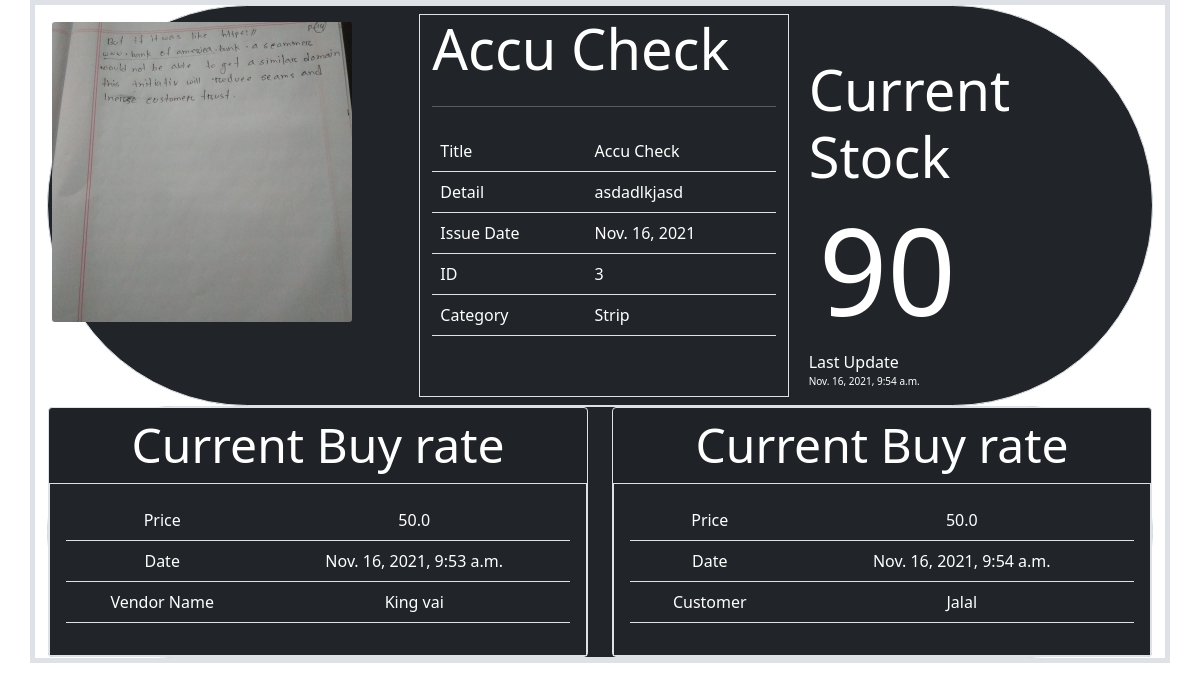
Page /prodcut/detail/3 on the earlier database version.
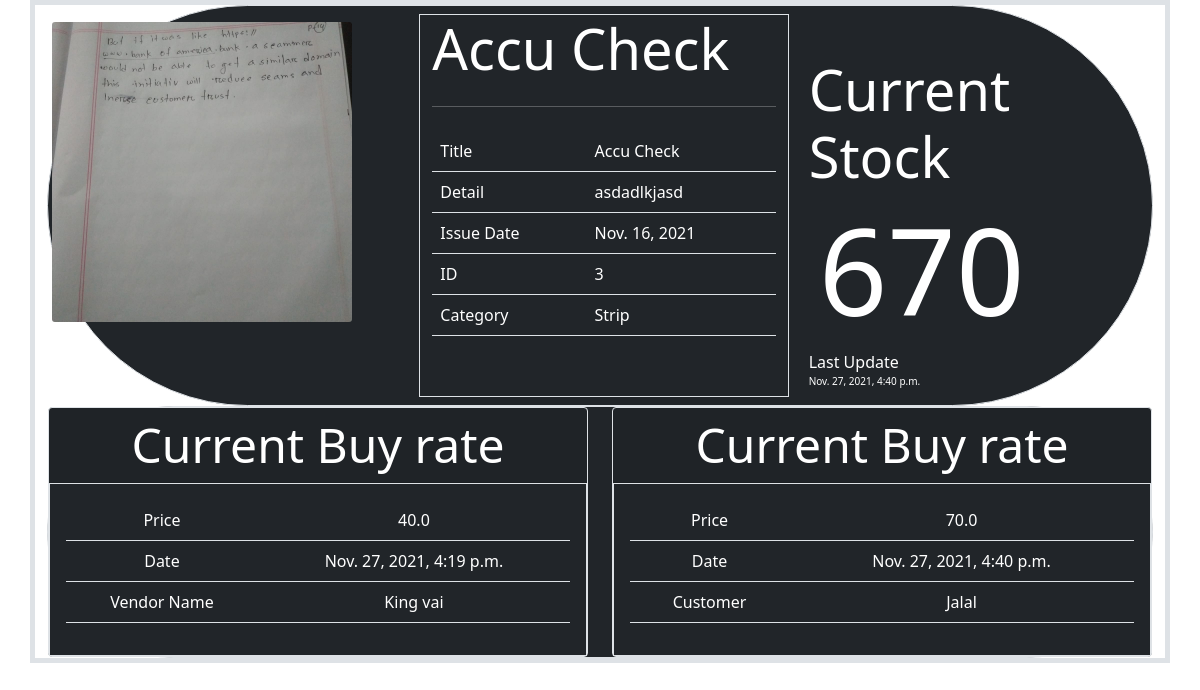
Same page on the later database version.
### Transaction_app/models.py (models this page shows, shortened)
class Inventory(models.Model):
   product                = models.ForeignKey(Product, on_delete=models.CASCADE)
   purchase               =models.ForeignKey(Purchase, on_delete=models.CASCADE,null=True)
   sale                   = models.ForeignKey(Sale, on_delete=models.CASCADE,default=0,null=True)
   purchase_quantity      = models.FloatField(default=0,null=True)
   sale_quantity          = models.FloatField(default=0,null=True)
   total_quantity_balance = models.FloatField(default=0)
   updated_date           = models.DateTimeField(null=True)
   class Meta:
      verbose_name_plural = "Inventroy"

class Purchase(models.Model):
   product            = models.ForeignKey(Product,on_delete=models.CASCADE)
   vendor             = models.ForeignKey(Vendor,on_delete=models.CASCADE)
   quantity           = models.FloatField()
   price              = models.FloatField()
   transaction_method = models.ForeignKey(Transaction_Method,on_delete=models.CASCADE,null=True,default="None")
   total_amount       = models.FloatField(editable=False,default=0)
   purchase_date      = models.DateTimeField(auto_now_add=True)
   class Meta:
      verbose_name_plural="Purchase Data"

class Sale(models.Model):
   product            = models.ForeignKey(Product, on_delete=models.CASCADE)
   customer           = models.ForeignKey(customer, on_delete=models.CASCADE)
   quantity           = models.FloatField()
   price              = models.FloatField()
   total_amount       = models.FloatField(editable=False,default=0)
   transaction_method = models.ForeignKey(Transaction_Method,on_delete=models.CASCADE,null=True,default="None")
   sale_date          = models.DateTimeField(auto_now_add=True)
   class Meta:
      verbose_name_plural="Sale Data"

### Products/views.py (the view, shortened to what this page needs)
# urls.py: path('detail/<int:pk>',product_detail,name = 'product_detail_link')
def product_detail(request,*args,**kwargs):
   query_set = Product.objects.filter(id = kwargs['pk'])
   stock_query = Inventory.objects.filter(product_id=kwargs['pk']).order_by('-id').first()
   last_purchase_rate = Purchase.objects.filter(product_id=kwargs['pk']).order_by('-id').first()
   last_sell_rate = Sale.objects.filter(product_id=kwargs['pk']).order_by('-id').first()
   if stock_query and last_purchase_rate and last_sell_rate:
      total_stock = stock_query.total_quantity_balance
      update_date = stock_query.updated_date
      last_pur_rate   = last_purchase_rate.price
      last_pur_rate_date = last_purchase_rate.purchase_date
      last_pur_vendor = last_purchase_rate.vendor
      last_sale_rate   = last_sell_rate.price
      last_sale_rate_date = last_sell_rate.sale_date
      last_sale_customer = last_sell_rate.customer
   if query_set.exists() and query_set.count() == 1:
      instance = query_set.first()
   else:
      raise Http404("Custom ! error ! nO product Found")
   context ={
      'object':instance,
      'total_last_stock':int(total_stock),
      'update_date':update_date,
      'last_pur_rate':last_pur_rate,
      'last_pur_rate_date':last_pur_rate_date,
      'last_sale_rate':last_sale_rate,
      'last_sale_rate_date':last_sale_rate_date,
      'last_pur_vendor':last_pur_vendor,
      'last_sale_customer':last_sale_customer
   }
   return render(request, 'product_detail.html',context)

### Customer_data/models.py (called while the page is built)
   def __str__(self):
      return str(self.customer_name)

### Products/models.py (called while the page is built)
   def __str__(self):
      return self.category

### Vendor_Company/models.py (called while the page is built)
   def __str__(self):
      return self.vendor_name

### Products/templates/product_detail.html (shortened to what the changed rows need)
{% extends 'bootstrap/cdn.html' %}
{% load static %}
{% block body %}
    <div class="container border border-5">
        <div class="card bg-dark border rounded-pill text-white">
            <div class="row">
                <div class="col border m-2">
                    <h1 class="display-4">{{ object.title }}</h1>
                </div>
                <div class="col">
                    <div class="align-items-center center_total_stock">
                        <h1 class="display-4">Current Stock</h1>
                        <h1 class="stock_total_number">{{ total_last_stock }}</h1>
                    </div>
                    <div>
                        Last Update
                        <p class="update_date">{{ update_date }}</p>
                    </div>
                </div>
            </div>
        </div>
        <div class="card bg-dark border rounded-pill text-white">
            <div class="row">
                <div class="col text-center">
                    <div class="card bg-dark border text-white">
                      <div class="card-body border">
                          <table class="table text-white">
                          <tbody>
                            <tr>
                              <td>Price</td>
                              <td>{{ last_pur_rate }}</td>
                            </tr>
                              <tr>
                                  <td>Date</td>
                                  <td>{{ last_pur_rate_date }}</td>
                              </tr>
                          </tbody>
                        </table>
                      </div>
                    </div>
                </div>
                <div class="col text-center">
                     <div class="card bg-dark border text-white">
                      <div class="card-body border">
                           <table class="table text-white">
                          <tbody>
                            <tr>
                              <td>Price</td>
                              <td>{{ last_sale_rate }}</td>
                            </tr>
                              <tr>
                                  <td>Date</td>
                                  <td>{{ last_sale_rate_date }}</td>
                              </tr>
                          </tbody>
                        </table>
                      </div>
                    </div>
                </div>
            </div>
        </div>
    </div>
{% endblock body %}

Differences in the rows shown:
no longer on this page (row unchanged): Inventory: updated_date "Nov. 16, 2021, 9:54 a.m."
no longer on this page (row unchanged): Purchase: price "50.0", purchase_date "Nov. 16, 2021, 9:53 a.m."
no longer on this page (row unchanged): Sale: price "50.0", sale_date "Nov. 16, 2021, 9:54 a.m."
added Inventory: updated_date "Nov. 27, 2021, 4:40 p.m."
added Purchase: price "40.0", purchase_date "Nov. 27, 2021, 4:19 p.m."
added Sale: price "70.0", sale_date "Nov. 27, 2021, 4:40 p.m."
Other differences:
{{ total_last_stock }}: "90" → "670"
